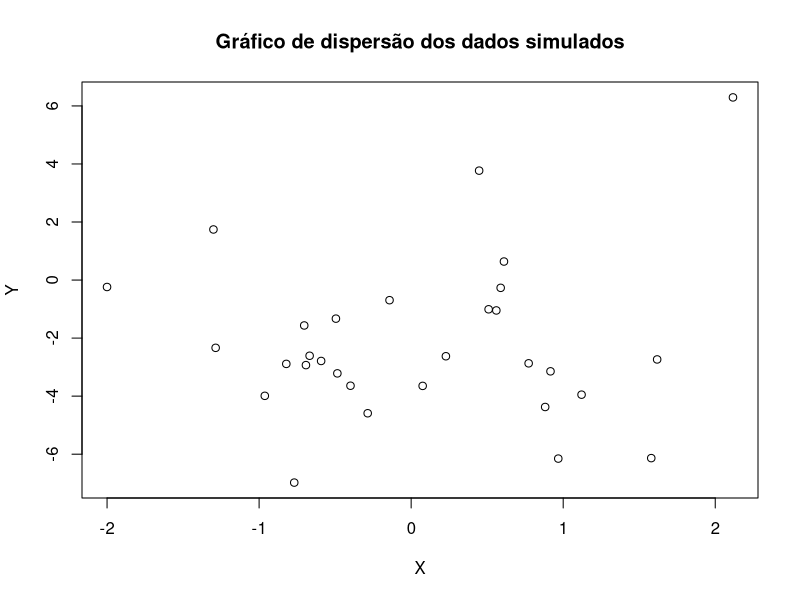
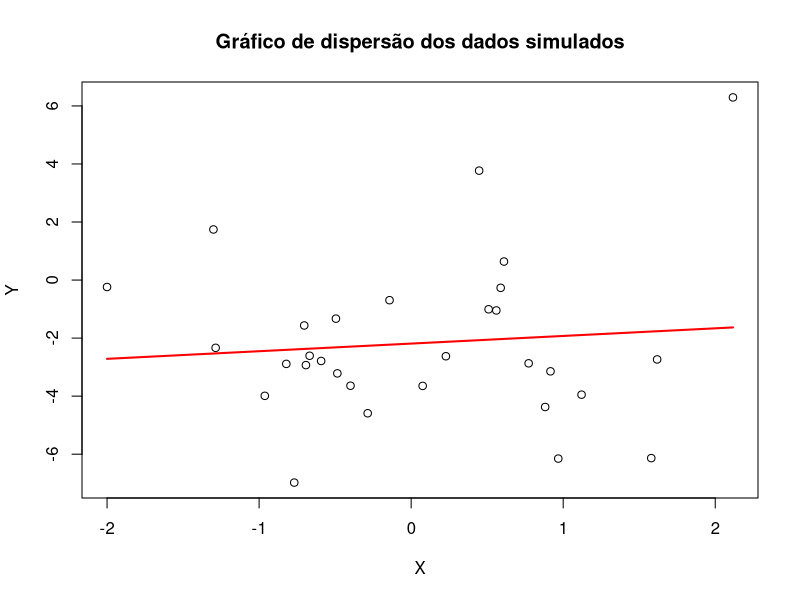
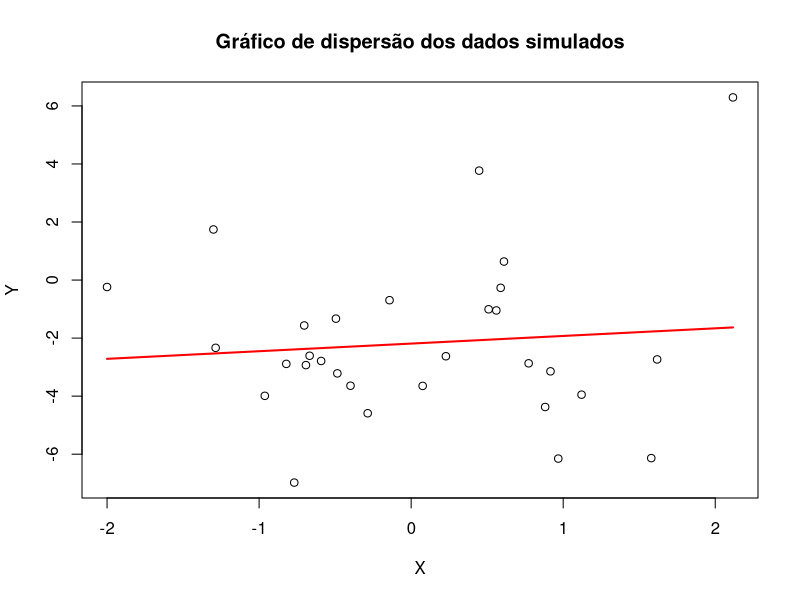
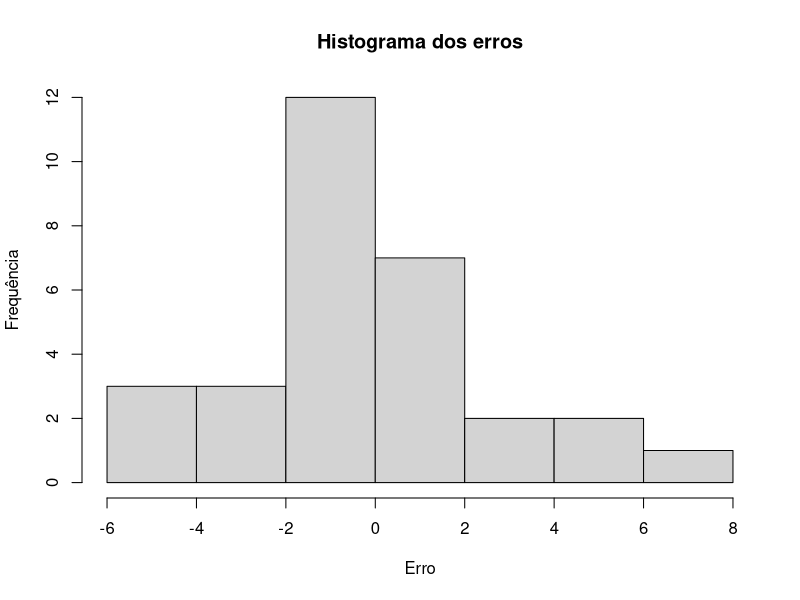
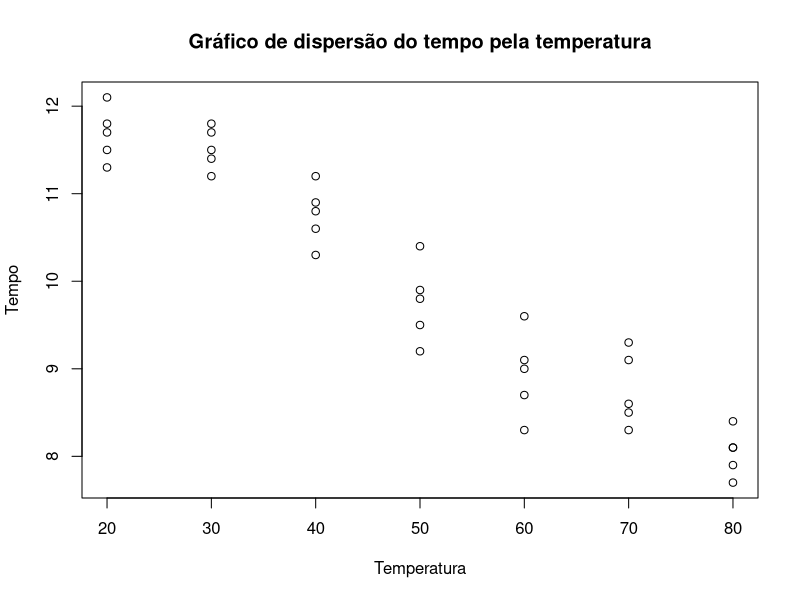
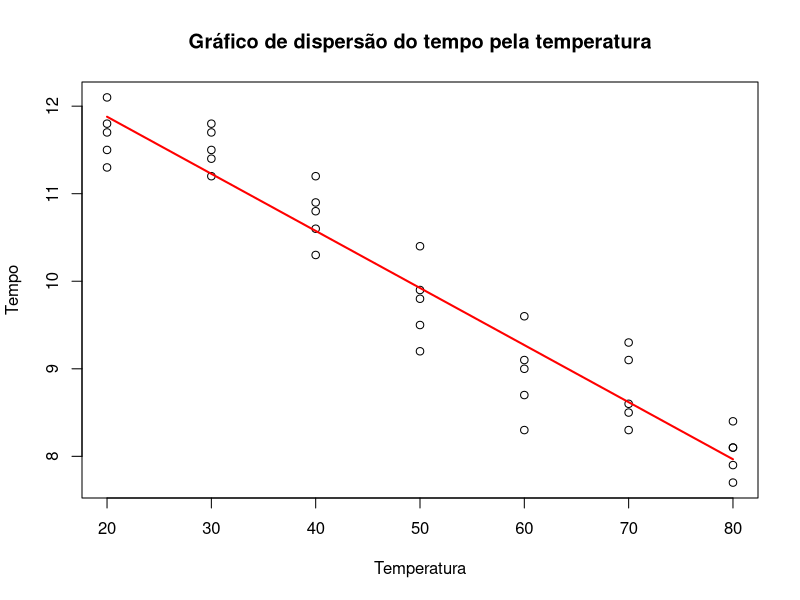
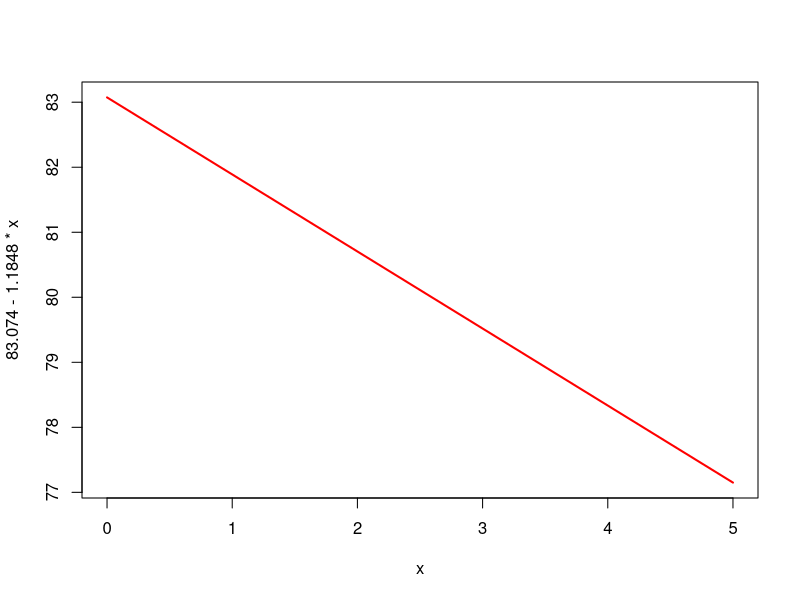
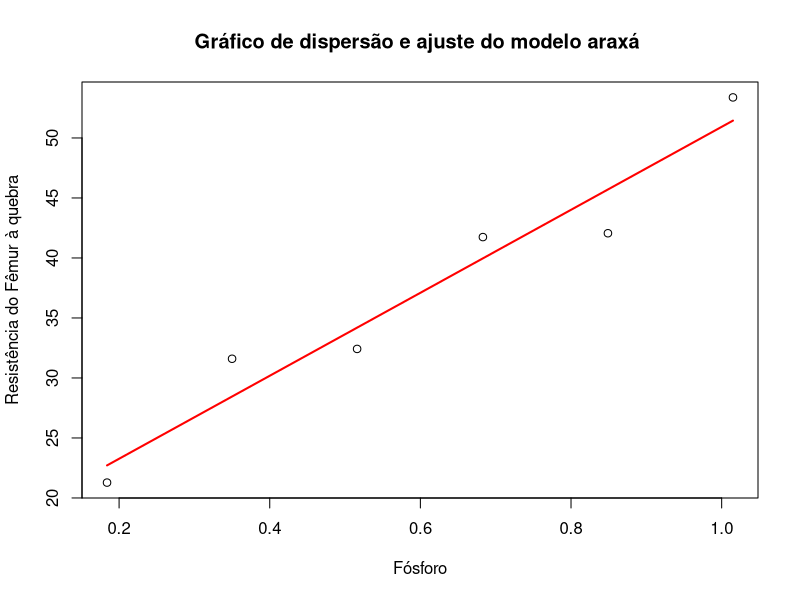

The R source for these figures, in order:
## ---- chunk 1
knitr::opts_chunk$set(echo = F, warning = F, message = FALSE)
## ---- chunk 2
set.seed(350)
n    <- 30
x    <- rnorm(n)
erro <- rnorm(n, 0, 3)
y    <- -2 + 0.5*x + erro
## ---- chunk 3
print(y)
## ---- chunk 4
plot(x, y,
     xlab = 'X',
     ylab = 'Y',
     main = 'Gráfico de dispersão dos dados simulados'
     )

## ---- chunk 5
beta_1 = sum((x - mean(x)) * (y - mean(y))) / sum((x - mean(x))^2)

beta_0 = mean(y) - beta_1*mean(x)

plot(x, y,
     xlab = 'X',
     ylab = 'Y',
     main = 'Gráfico de dispersão dos dados simulados'
     )
curve(beta_0 + beta_1*x, add =T, col = 'red', lwd = 2)

## ---- chunk 6
matriz_x = matrix(c(rep(1,n),x), ncol =2)
matriz_x
## ---- chunk 7
matriz_y = matrix(y)
matriz_y
## ---- chunk 8
t(matriz_x)
## ---- chunk 9
t(matriz_x) %*% matriz_x
## ---- chunk 10
solve(t(matriz_x) %*% matriz_x)
## ---- chunk 11
t(matriz_x) %*% matriz_y
## ---- chunk 12
solve(t(matriz_x) %*% matriz_x) %*% t(matriz_x) %*% matriz_y
## ---- chunk 13
betas <- solve(t(matriz_x) %*% matriz_x) %*% t(matriz_x) %*% matriz_y

plot(x, y,
     xlab = 'X',
     ylab = 'Y',
     main = 'Gráfico de dispersão dos dados simulados'
     )
curve(betas[1] + betas[2]*x, add =T, col = 'red', lwd = 2)
## ---- chunk 14
hist(erro, 
     xlab = 'Erro',
     ylab = 'Frequência',
     main = 'Histograma dos erros')

## ---- chunk 15
shapiro.test(erro)
## ---- chunk 16
L1 <- c(11.3, 11.8, 11.5, 12.1, 11.7)
L2 <- c(11.8, 11.5, 11.4, 11.7, 11.2)
L3 <- c(10.9, 11.2, 10.8, 10.6, 10.3)
L4 <- c(10.4, 9.8 , 9.5 , 9.9 , 9.2 )
L5 <- c(9.6 , 9.0 , 8.7 , 8.3 , 9.1 )
L6 <- c(9.1 , 9.3 , 8.5 , 8.6 , 8.3 )
L7 <- c(8.4 , 8.1 , 8.1 , 7.7 , 7.9 )

temperatura <- c(rep(20, 5), rep(30, 5), rep(40, 5),
                 rep(50, 5), rep(60, 5), rep(70, 5),
                 rep(80, 5))

tempo       <- c(L1, L2, L3, L4, L5, L6, L7)


dados       <- data.frame(Temperatura <- temperatura,
                          Tempo       <- tempo)

colnames(dados) <- c('Temperatura', 'Tempo')

print(dados)

## ---- chunk 17
plot(dados$Temperatura, dados$Tempo,
     xlab = 'Temperatura',
     ylab = 'Tempo',
     main = 'Gráfico de dispersão do tempo pela temperatura')
## ---- chunk 18
library(MASS)

est_L1 <- fitdistr(L1, dnorm, start = list(mean= 10, sd= 2))$estimate
est_L2 <- fitdistr(L2, dnorm, start = list(mean= 10, sd= 2))$estimate
est_L3 <- fitdistr(L3, dnorm, start = list(mean= 10, sd= 2))$estimate
est_L4 <- fitdistr(L4, dnorm, start = list(mean= 10, sd= 2))$estimate
est_L5 <- fitdistr(L5, dnorm, start = list(mean= 10, sd= 2))$estimate
est_L6 <- fitdistr(L6, dnorm, start = list(mean= 10, sd= 2))$estimate
est_L7 <- fitdistr(L7, dnorm, start = list(mean= 10, sd= 2))$estimate

estimativas <- data.frame(rbind(est_L1, est_L2, est_L3,
                     est_L4, est_L5, est_L6, est_L7))

estimativas$var <- estimativas$sd**2
estimativas$cv  <- estimativas$sd / estimativas$mean

row.names(estimativas) <- c(seq(20, 80, 10))

print(estimativas)

## ---- chunk 19
tempos      <- data.frame(T20 = L1, T30 = L2, T40 = L3, T50 = L4,
                          T60 = L5, T70 = L6, T80 = L7 )


estimativas <- data.frame(
                          apply(tempos, 2, FUN = function(x)
                                  {media  <- mean(x)
                                   desvio <- sd(x)
                                   varia  <- var(x)
                                   cv     <- sd(x)/mean(x)
                                   return(c(media, desvio, varia, cv))
                                   }))

row.names(estimativas) <- c('mean', 'sd', 'var', 'cv')
estimativas            <- data.frame(t(estimativas))

estimativas

## ---- chunk 20

modelo1 <- lm(Tempo ~ Temperatura, data = dados)
modelo1
## ---- chunk 21

library(lmtest)

gqtest(modelo1)

## ---- chunk 22
residuo <- Tempo - modelo1$fitted.values
tc <- (modelo1$coefficients[2] - 0)/((sum(residuo^2))/length(residuo)/ sum((Temperatura - mean(Temperatura))^2))^0.5

#qt(0.975, 33)
## ---- chunk 23
shapiro.test(modelo1$residuals)
## ---- chunk 24
plot(dados$Temperatura, dados$Tempo,
     xlab = 'Temperatura',
     ylab = 'Tempo',
     main = 'Gráfico de dispersão do tempo pela temperatura')
curve(modelo1$coefficients[1] + modelo1$coefficients[2]*x, add = T, col = 'red', lty = 1, lwd = 2)

## ---- chunk 25
confint(modelo1)
## ---- chunk 26
curve( 83.074 -1.1848*x, 0, 5, lwd =2, col = 'red')
## ---- chunk 27



IC <- matrix(c(83.074 -qnorm(0.975)*6.5930, 83.074 +qnorm(0.975)*6.5930,
         -1.1848-qnorm(0.975)*0.1258, -1.1848+qnorm(0.975)*0.1258),
       nrow = 2, byrow = T,dimnames =  list('  ' = c('Intercept', 'x'), ' ' = c('2.5%', '97.5%')) )
IC
## ---- chunk 28
araxa <- data.frame(Y = c(21.28,31.60,32.42,41.74,42.06,53.38),
                    X = c(0.184,0.350,0.516,0.683,0.849,1.015))
patos <- data.frame(Y = c(23.50,34.59,31.18,43.27,40.36,50.45),
                    X = c(0.195,0.350,0.505,0.661,0.816,0.972))
bical <- data.frame(Y = c(25,39,43,60,63,71),
                    X = c(0.18,0.36,0.50,0.65,0.78,0.94))

modelo_araxa <- lm(Y ~ X, data = araxa)
modelo_patos <- lm(Y ~ X, data = patos)
modelo_bical <- lm(Y ~ X, data = bical)
## ---- chunk 29
plot(x = araxa$X, y = araxa$Y,
     xlab = 'Fósforo',
     ylab = 'Resistência do Fêmur à quebra',
     main = 'Gráfico de dispersão e ajuste do modelo araxá ')
curve(modelo_araxa$coefficients[1] + modelo_araxa$coefficients[2]*x ,  col = 'red', lwd = 2, add=T)


## ---- chunk 30
plot(x = patos$X, y = patos$Y,
     xlab = 'Fósforo',
     ylab = 'Resistência do Fêmur à quebra',
     main = 'Gráfico de dispersão e ajuste do modelo Patos ')
curve(modelo_patos$coefficients[1] + modelo_patos$coefficients[2]*x ,  col = 'red', lwd = 2, add=T)


## ---- chunk 31
plot(x = bical$X, y = bical$Y,
     xlab = 'Fósforo',
     ylab = 'Resistência do Fêmur à quebra',
     main = 'Gráfico de dispersão e ajuste do modelo Bicálcico ')
curve(modelo_bical$coefficients[1] + modelo_bical$coefficients[2]*x ,  col = 'red', lwd = 2, add=T)


## ---- chunk 32
summary(modelo_araxa)
summary(modelo_patos)
summary(modelo_bical)
## ---- chunk 33
DR_araxa <- modelo_araxa$coefficients[2] / modelo_bical$coefficients[2]
 # Quanto mais melhor
DR_patos <- modelo_patos$coefficients[2] / modelo_bical$coefficients[2]
## ---- chunk 34
dados <- rbind(araxa, patos, bical)

plot(x = dados$X, y = dados$Y,
     xlab = 'Fósforo',
     ylab = 'Resistência do Fêmur à quebra',
     main = 'Gráfico de dispersão e ajuste do modelos')
curve(modelo_araxa$coefficients[1] + modelo_araxa$coefficients[2]*x ,  col = 'red', lwd = 2, add=T, lty=2)
curve(modelo_patos$coefficients[1] + modelo_patos$coefficients[2]*x ,  col = 'blue', lwd = 2, add=T, lty=2)
curve(modelo_bical$coefficients[1] + modelo_bical$coefficients[2]*x ,  col = 'green3', lwd = 2, add=T, lty=2)

text(x=0.8, y=70, "Bicálcico",col = 'green3')
text(x=1, y=46, "Patos",col = 'blue')
text(x=0.9, y=53, "Araxá",col = 'red')
## ---- chunk 35
cereais <- read.table(file = 'dados/cereais.txt',header = T)
cereais
## ---- chunk 36

plot(x = cereais$ano, y = cereais$area,
     xlab = 'Ano',
     ylab = 'Superfície agrícola',
     main = 'Gráfico de dispersão do ano pela área agrícola')
## ---- chunk 37
cor(cereais$ano, cereais$area)
## ---- chunk 38
modelo1 <- lm(area ~ ano, data = cereais)

plot(x = cereais$ano, y = cereais$area,
     xlab = 'Ano',
     ylab = 'Superfície agrícola',
     main = 'Gráfico de dispersão do ano pela área agrícola')
curve(modelo1$coefficients[1] + modelo1$coefficients[2]*x, add=T,
      lwd = 2, col = 'red')
summary(modelo1)
## ---- chunk 39
R2 <- sum((modelo1$fitted.values - mean(cereais$area))^2)/sum((cereais$area - mean(cereais$area))^2)
#R2
## ---- chunk 40
R2 - (1)/(nrow(cereais)-2) * (1 - R2)
## ---- chunk 41
plot(x = cereais$ano, y = cereais$area,
     xlab = 'Ano',
     ylab = 'Superfície agrícola',
     main = 'Gráfico de dispersão do ano pela área agrícola')
curve(modelo1$coefficients[1] + modelo1$coefficients[2]*x, add=T,
      lwd = 2, col = 'red')
## ---- chunk 42
#sum((cereais$area - mean(cereais$area))^2)
## ---- chunk 43
#sum((modelo1$fitted.values - mean(cereais$area))^2)
## ---- chunk 44
sum(modelo1$residuals^2)
## ---- chunk 45
cereais$hectares <- cereais$area * 100
cereais


modelo2 <- lm(hectares ~ ano, data = cereais)

## ---- chunk 46
plot(x = cereais$ano, y = cereais$hectares,
     xlab = 'Ano',
     ylab = 'Superfície agrícola',
     main = 'Gráfico de dispersão do ano pela área agrícola em hectares')
curve(modelo2$coefficients[1] + modelo2$coefficients[2]*x, add=T,
      lwd = 2, col = 'red')
## ---- chunk 47
summary(modelo2)
## ---- chunk 48
cereais <- cereais[-3]
cereais['data_ajustada'] <- cereais$ano - 1985
cereais

modelo3 <- lm(area ~ data_ajustada, data = cereais)
modelo3
## ---- chunk 49
plot(x = cereais$data_ajustada, y = cereais$area,
     xlab = 'Ano ajustado',
     ylab = 'Superfície agrícola',
     main = 'Gráfico de dispersão do ano pela área agrícola em hectares')
curve(modelo3$coefficients[1] + modelo3$coefficients[2]*x, add=T,
      lwd = 2, col = 'red')
## ---- chunk 50
summary(modelo3)
## ---- chunk 51
dados <- data.frame(razao = seq(1, 0.3, -0.1),
                    viscosidade = c(0.45, 0.2, 0.34, 0.58, 0.7, 0.57, 0.55, 0.75))
  
plot(x = dados$razao, y = dados$viscosidade,
     xlab = 'Razão molar',
     ylab = 'Viscosidade',
     main = 'Gráfico de dispersão da viscosidade pela razão molar')

## ---- chunk 52
modelo1 <- lm(viscosidade ~ razao, data = dados)
summary(modelo1)
## ---- chunk 53

plot(x = dados$razao, y = dados$viscosidade,
     xlab = 'Razão molar',
     ylab = 'Viscosidade',
     main = 'Gráfico de dispersão da viscosidade pela razão molar')
curve(modelo1$coefficients[1] + modelo1$coefficients[2]*x, add = T, col = 'red', lty = 1, lwd = 2)
## ---- chunk 54
shapiro.test(modelo1$residuals)
## ---- chunk 55
library(lmtest)

gqtest(modelo1)
## ---- chunk 56

## ---- chunk 57
library(car)
durbinWatsonTest(modelo1)
## ---- chunk 58
library(MASS)

w = boxcox(viscosidade ~ razao, data=dados, plotit=T)

posicao = which.max(w$y)

lambda = w$x[posicao]
dados$y2 = (dados$viscosidade^(lambda)-1)/lambda
modelo2 <- lm(y2 ~ razao, data = dados)
## ---- chunk 59


plot(x = dados$razao, y = dados$y2,
     xlab = 'Razão molar',
     ylab = 'Viscosidade',
     main = 'Gráfico de dispersão da viscosidade pela razão molar')
curve(modelo2$coefficients[1] + modelo2$coefficients[2]*x, add = T, col = 'red', lty = 1, lwd = 2)

shapiro.test(modelo2$residuals)
gqtest(modelo2)
durbinWatsonTest(modelo2)
## ---- chunk 60

summary(modelo2)

## ---- chunk 61

ICs <- confint(modelo1)

y.pred      = predict(modelo1)
Interv.conf = predict(modelo1,interval="confidence")
Interv.pred = predict(modelo1,interval="prediction")
m           = matrix(cbind(Interv.conf,Interv.pred[,2:3]),ncol=5)
nomes       = list(NULL,c("y.predito","Linf.IC","Lsup.IC","Linf.IP","Lsup.IP"))
dimnames(m) = nomes
R2 <- summary(modelo1)$adj.r.squared
#--- Grafico do ajuste completo ---#

matplot(dados$razao,m,lty=c(1,2,2,3,3),type="l",col=c(1,2,2,4,4),bty="n",main="",
        xlab="Razão molar",ylab="Viscosidade")
points(dados$razao,dados$viscosidade, pch=20)
legend('bottomleft', c("Regressao","Confianca","Predicao"),
       bty="n", cex=0.8, lty=1:3, col=c(1,2,4))
text(0.87,1, "Reta estimada: Y = 0.8781 -0.5548X", cex=0.8)
text(0.778,0.9, "R² = 0.4834", cex=0.8)
## ---- chunk 62
n   <- nrow(dados)
Sxx <- sum(dados$razao^2) -sum(dados$razao)^2/n
QME <- sum(dados$viscosidade - y.pred)^2 / (n - 2)
EP  <- -qt(0.95, n - 2) *sqrt(
    (1 + 1/n + (dados$razao - mean(dados$razao)^2)/(Sxx))*QME
  )

IP <- matrix(c(dados$viscosidade - EP, dados$viscosidade + EP), nrow = 2,  byrow = T,
             dimnames = list('  ' = c('L.I.', 'L.S.'), ' ' = c(paste0('X', 1:nrow(dados)))))
#  byrow = T,dimnames =  list('  ' = c('Intercept', 'x'), ' ' = c('2.5%', '97.5%'))
IP
## ---- chunk 63
x <- c(rep(1, 5), rep(2, 5), rep(3, 5), rep(4, 5))
y <- as.numeric(c(2, 2, 1, 1, 0.1, 1, 0.1, 0.1, 1, 1, 12, 10, 14, 17, 11, 7, 9, 15, 8, 10))
dados <- data.frame(x = x, y = y)

plot(x = dados$x, y = dados$y,
     xlab = 'Dose nutricional na ração (%)',
     ylab = 'Taxa de crescimento',
     main = 'Gráfico de dispersão da taxa de crescimento\n pela dose nutricional')

## ---- chunk 64
modelo1 <- lm(y~x, data= dados)
summary(modelo1)
## ---- chunk 65
plot(x = dados$x, y = dados$y,
     xlab = 'Dose nutricional na ração (%)',
     ylab = 'Taxa de crescimento',
     main = 'Gráfico de dispersão da taxa de crescimento\n pela dose nutricional')
curve(modelo1$coefficients[1] + modelo1$coefficients[2]*x, add = T, col = 'red', lty = 1, lwd = 2)
## ---- chunk 66
shapiro.test(modelo1$residuals)
## ---- chunk 67
library(lmtest)

gqtest(modelo1)
## ---- chunk 68
library(car)
durbinWatsonTest(modelo1)
## ---- chunk 69
library(MASS)

w = boxcox(x ~ y, data=dados, plotit=T)

posicao = which.max(w$y)

lambda = w$x[posicao]
dados$y2 = (dados$y^(lambda)-1)/lambda
modelo2 <- lm(y2 ~ x, data = dados)
## ---- chunk 70
plot(x = dados$x, y = dados$y2,
     xlab = 'Dose nutricional na ração (%)',
     ylab = 'Taxa de crescimento',
     main = 'Gráfico de dispersão da taxa de crescimento\n pela dose nutricional')
curve(modelo2$coefficients[1] + modelo2$coefficients[2]*x, add = T, col = 'red', lty = 1, lwd = 2)
## ---- chunk 71
shapiro.test(modelo2$residuals)
gqtest(modelo2)
durbinWatsonTest(modelo2)
